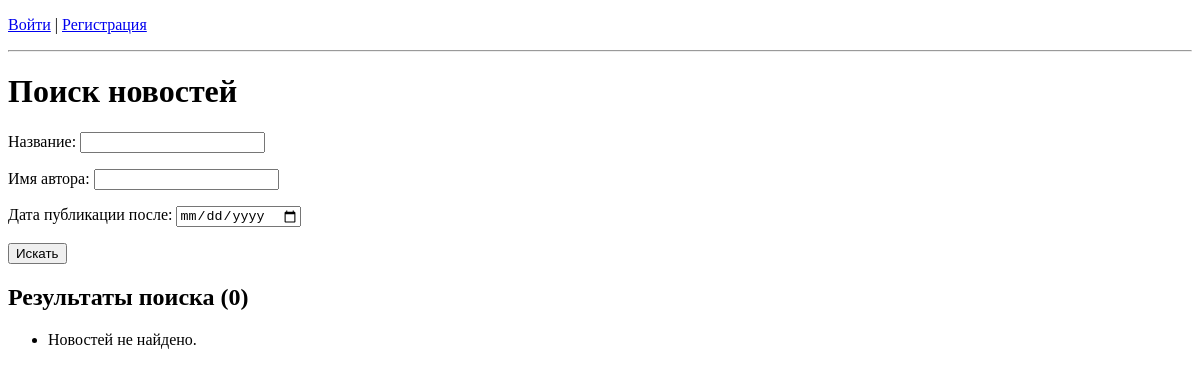
Page /news/search/ on the earlier database version.
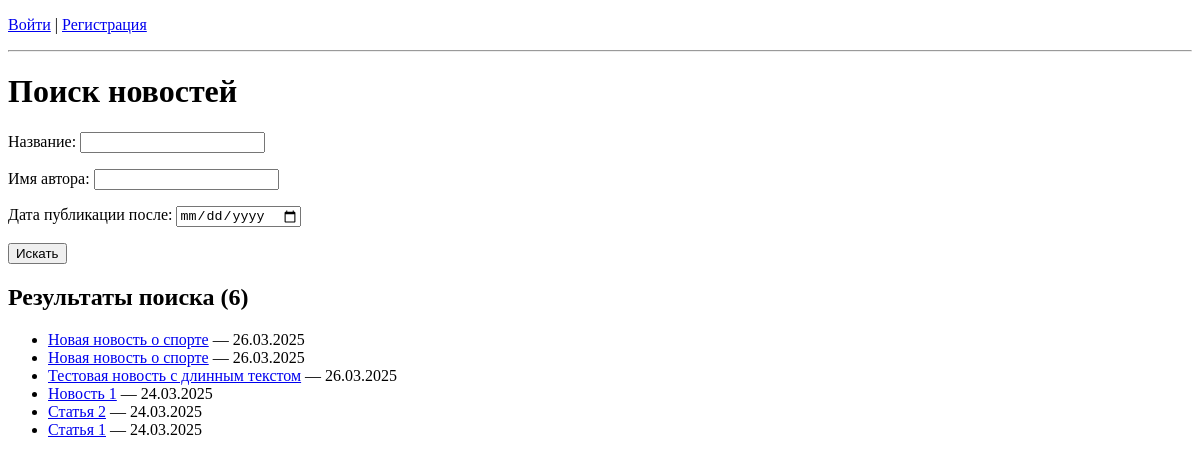
Same page on the later database version.
### news/models.py (models this page shows, shortened)
class Post(models.Model):
    ARTICLE = 'AR'
    NEWS = 'NW'
    POST_TYPES = [
        (ARTICLE, 'Статья'),
        (NEWS, 'Новость'),
    ]
    author = models.ForeignKey(Author, on_delete=models.CASCADE, verbose_name="Автор")
    post_type = models.CharField(max_length=2, choices=POST_TYPES, default=ARTICLE, verbose_name="Тип поста")
    date_created = models.DateTimeField(auto_now_add=True, verbose_name="Дата создания")
    categories = models.ManyToManyField(Category, through='PostCategory', related_name='posts', verbose_name="Категории")
    title = models.CharField(max_length=128, verbose_name="Заголовок")
    text = models.TextField(verbose_name="Текст")
    rating = models.IntegerField(default=0, verbose_name="Рейтинг")
    def get_absolute_url(self):
        return reverse('post_detail', kwargs={'pk': self.pk})
    class Meta:
        ordering = ['-date_created']
        verbose_name = "Пост"
        verbose_name_plural = "Посты"

### news/views.py (the view)
# urls.py: path('search/', views.news_search, name='news_search'),
def news_search(request):
    qs = Post.objects.all().order_by('-date_created')
    post_filter = PostFilter(request.GET, queryset=qs)
    return render(request, 'news/news_search.html', {'filter': post_filter})

### news/templates/news/news_search.html (shortened to what this page needs)
{% extends 'base.html' %}
{% load crispy_forms_tags %}
{% block content %}
  <h1>Поиск новостей</h1>
  <form method="get">
    {{ filter.form.as_p }}
    <button type="submit">Искать</button>
  </form>
  <h2>Результаты поиска ({{ filter.qs|length }})</h2>
  <ul>
    {% for post in filter.qs %}
      <li>
        <a href="{{ post.get_absolute_url }}">{{ post.title }}</a> —
        {{ post.date_created|date:"d.m.Y" }}
      </li>
    {% empty %}
      <li>Новостей не найдено.</li>
    {% endfor %}
  </ul>
{% endblock %}

Differences in the rows shown:
added Post: title "Новая новость о спорте", date_created "26.03.2025"
added Post: title "Новая новость о спорте", date_created "26.03.2025"
added Post: title "Тестовая новость с длинным текстом", date_created "26.03.2025"
added Post: title "Новость 1", date_created "24.03.2025"
added Post: title "Статья 2", date_created "24.03.2025"
added Post: title "Статья 1", date_created "24.03.2025"
Other differences:
{{ filter.qs|length }}: "0" → "6"
text no longer shown: "Новостей не найдено."
